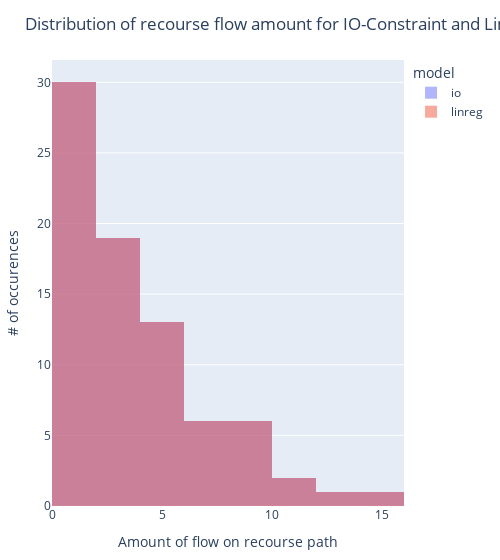

The notebook cell saved with this chart:
### Code cell
plot(
    all_recourses,
    kind="histogram",
    x=:recourse_flow,
    facet_col=:n_points, 
    color=:model,
    opacity=0.5,
    Layout(
        xaxis_title="Amount of flow on recourse path",
        yaxis_title="# of occurences",
        title="Distribution of recourse flow amount for IO-Constraint and Linear Regression models",
        barmode="overlay",
        width=500
    )
)

### Figure 1 — Plotly figure (JSON) as saved in the notebook; plotly's stock layout.template omitted (floating-point values rounded to 4 significant figures)
{"data": [{"legendgroup": "io", "marker": {"color": "#636efa"}, "name": "io", "opacity": 0.5, "showlegend": true, "type": "histogram", "x": [2.622, 5.196, 4.452, 4.636, 2.0, 8.266, 5.038, 3.482, 2.743, 5.965, 1.884, 0.9652, 13.53, 2.289, 7.694, 0.1225, 4.34, 1.538, 3.49, 3.851, 11.09, 9.16, 4.135, 8.959, 1.141, 0.2754, 2.046, 7.694, 10.32, 14.29, 6.556, 1.455, 3.038, 2.161, 3.376, 0.5197, 5.752, 0.995, 0.4486, 1.846, 2.06, 5.166, 9.615, 0.2014, 2.102, 5.13, 3.006, 1.162, 3.906, 1.606, 2.855, 0.8558, 7.649, 2.294, 5.22, 8.49, 1.148, 0.3817, 1.436, 4.32, 1.166, 1.038, 0.4476, 0.3239, 6.249, 2.122, 2.526, 0.6906, 8.069, 0.6965, 4.611, 6.733, 0.2115, 1.053, 3.743, 1.415, 0.5151, 0.2191], "xaxis": "x", "yaxis": "y"}, {"legendgroup": "linreg", "marker": {"color": "#EF553B"}, "name": "linreg", "opacity": 0.5, "showlegend": true, "type": "histogram", "x": [2.622, 5.196, 4.452, 4.636, 2.0, 8.266, 5.038, 3.482, 2.743, 5.965, 1.884, 0.9652, 13.53, 2.289, 7.694, 0.1225, 4.34, 1.538, 3.49, 3.851, 11.09, 9.16, 4.135, 8.959, 1.141, 0.2754, 2.046, 7.694, 10.32, 14.29, 6.556, 1.455, 3.038, 2.161, 3.376, 0.5197, 5.752, 0.995, 0.4486, 1.846, 2.06, 5.166, 9.615, 0.2014, 2.102, 5.13, 3.006, 1.162, 3.906, 1.606, 2.855, 0.8558, 7.649, 2.294, 5.22, 8.49, 1.148, 0.3817, 1.436, 4.32, 1.166, 1.038, 0.4476, 0.3239, 6.249, 2.122, 2.526, 0.6906, 8.069, 0.6965, 4.611, 6.733, 0.2115, 1.053, 3.743, 1.415, 0.5151, 0.2191], "xaxis": "x", "yaxis": "y"}], "layout": {"barmode": "overlay", "legend": {"title": {"text": "model"}, "tracegroupgap": 0}, "margin": {"b": 50, "l": 50, "r": 50, "t": 60}, "title": "Distribution of recourse flow amount for IO-Constraint and Linear Regression models", "width": 500, "xaxis": {"title": {"text": "Amount of flow on recourse path"}}, "yaxis": {"title": {"text": "# of occurences"}}}}
